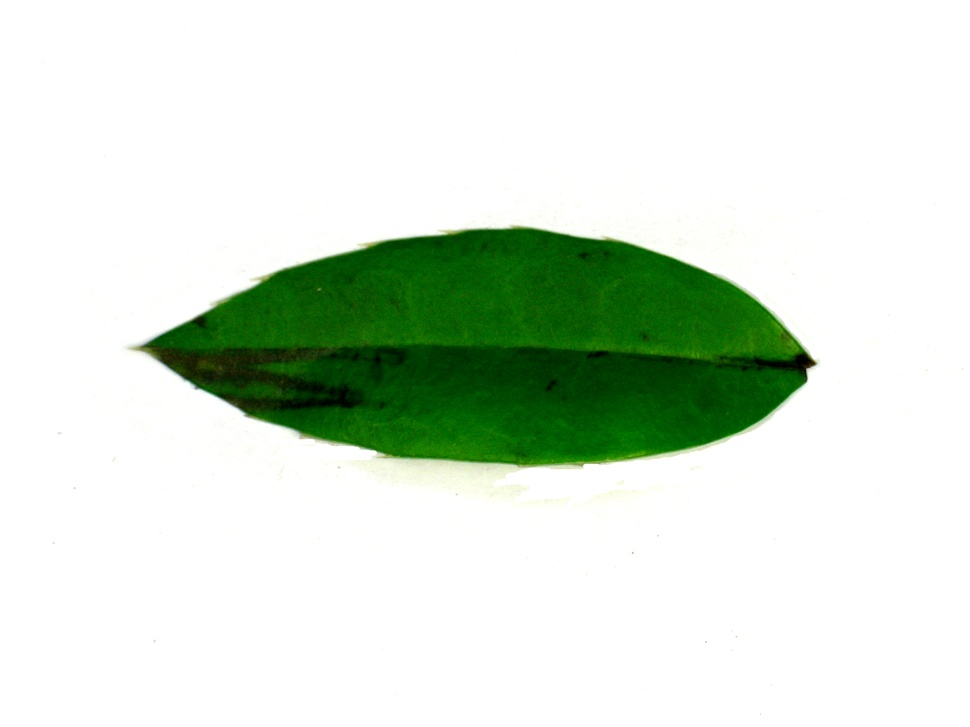
#> input picture leaves_data/10_Berberis_anhweiensis/1563.jpg, 970 x 727 px, shrunk from 1600 x 1200 before the run; its folder holds only this picture in this run
$ python ch.py
#> lines starting #> are read from the running program, lines starting #| are printed output that depends on the picture; after the words box and inside, x2 and y2 are one past the last pixel; in counts of white or black regions, pixels touching at a corner belong together
import cv2
import numpy as np
import os
from pathlib import Path

def segment_leaf(img):
    """Tách lá khỏi nền"""
    gray = cv2.cvtColor(img, cv2.COLOR_BGR2GRAY)

    # Blur để giảm nhiễu
    blurred = cv2.GaussianBlur(gray, (5, 5), 0)

    # Otsu threshold
    _, mask = cv2.threshold(blurred, 0, 255, cv2.THRESH_BINARY_INV + cv2.THRESH_OTSU)

    # Loại bỏ noise nhỏ
    kernel = np.ones((5, 5), np.uint8)
    mask = cv2.morphologyEx(mask, cv2.MORPH_CLOSE, kernel)
    mask = cv2.morphologyEx(mask, cv2.MORPH_OPEN, kernel)

    # Giữ contour lớn nhất (thân lá)
    contours, _ = cv2.findContours(mask, cv2.RETR_EXTERNAL, cv2.CHAIN_APPROX_SIMPLE)
    if not contours:
        return mask, None

    largest = max(contours, key=cv2.contourArea)
    clean_mask = np.zeros_like(mask)
    cv2.drawContours(clean_mask, [largest], -1, 255, -1)

    return clean_mask, largest

def get_orientation_angle(mask, contour, method="pca"):
    """Tính góc xoay, trả về góc để chiều DÀI nằm NGANG"""

    if method == "pca":
        points = np.column_stack(np.where(mask > 0)).astype(np.float32)
        if len(points) < 10:
            return 0
        _, eigenvectors = cv2.PCACompute(points, mean=None)
        # arctan2 trả về góc của trục chính
        angle = np.degrees(np.arctan2(eigenvectors[0, 0], eigenvectors[0, 1]))

    elif method == "minrect":
        rect = cv2.minAreaRect(contour)
        angle = rect[2]
        w, h = rect[1]
        # Nếu chiều cao > chiều rộng → lá đang đứng → xoay thêm 90
        if h > w:
            angle += 90

    return angle


def rotate_to_horizontal(img, angle):
    """Xoay ảnh để chiều DÀI lá nằm NGANG"""
    h, w = img.shape[:2]
    center = (w // 2, h // 2)

    M = cv2.getRotationMatrix2D(center, angle, 1.0)

    # Tính kích thước mới để không bị cắt góc
    cos = abs(M[0, 0])
    sin = abs(M[0, 1])
    new_w = int(h * sin + w * cos)
    new_h = int(h * cos + w * sin)

    M[0, 2] += (new_w - w) / 2
    M[1, 2] += (new_h - h) / 2

    rotated = cv2.warpAffine(img, M, (new_w, new_h),
                              flags=cv2.INTER_LINEAR,
                              borderMode=cv2.BORDER_CONSTANT,
                              borderValue=(255, 255, 255))

    # Kiểm tra sau khi xoay: nếu vẫn cao hơn rộng → xoay thêm 90 độ
    rh, rw = rotated.shape[:2]
    if rh > rw:
        rotated = cv2.rotate(rotated, cv2.ROTATE_90_CLOCKWISE)

    return rotated


def normalize_leaf(img_path, method="pca"):
    img = cv2.imread(str(img_path))
    if img is None:
        print(f"  ⚠ Không đọc được: {img_path.name}")
        return None

    mask, contour = segment_leaf(img)
    if contour is None:
        print(f"  ⚠ Không tìm được lá: {img_path.name}")
        return None

    angle = get_orientation_angle(mask, contour, method=method)
    rotated = rotate_to_horizontal(img, angle)  # ← đổi tên hàm
    return rotated


def batch_normalize(input_dir, output_dir, method="pca", extensions=(".jpg", ".jpeg", ".png")):
    """
    Xử lý toàn bộ thư mục, giữ nguyên cấu trúc subfolder

    input_dir/
      ├── class_A/
      │     ├── leaf1.jpg
      │     └── leaf2.jpg
      └── class_B/
            └── leaf3.jpg
    """
    input_dir  = Path(input_dir)
    output_dir = Path(output_dir)

    # Lấy tất cả ảnh (bao gồm subfolder)
    all_images = [
        p for p in input_dir.rglob("*")
        if p.suffix.lower() in extensions
    ]

    print(f"Tìm thấy {len(all_images)} ảnh — method: {method}")

    success, failed = 0, 0

    for img_path in all_images:
        # Giữ nguyên cấu trúc thư mục
        relative = img_path.relative_to(input_dir)
        save_path = output_dir / relative
        save_path.parent.mkdir(parents=True, exist_ok=True)

        print(f"  Xử lý: {relative}", end=" ... ")

        result = normalize_leaf(img_path, method=method)
#> in normalize_leaf, img is the input picture: shape (727, 970, 3); mean B, G, R 213.6, 227.1, 215
#> in segment_leaf, `gray = cv2.cvtColor(img, cv2.COLOR_BGR2GRAY)`:
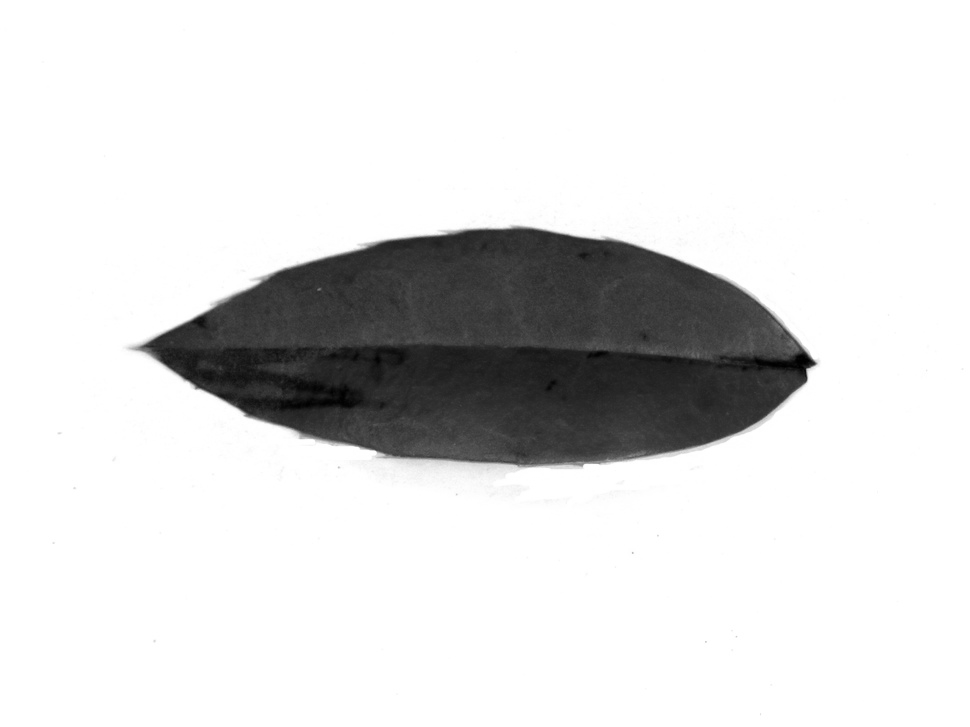
#> gray: shape (727, 970); min 0, max 255, mean 222
#> in segment_leaf, `_, mask = cv2.threshold(blurred, 0, 255, cv2.THRESH_BINARY_INV + cv2.T..`:
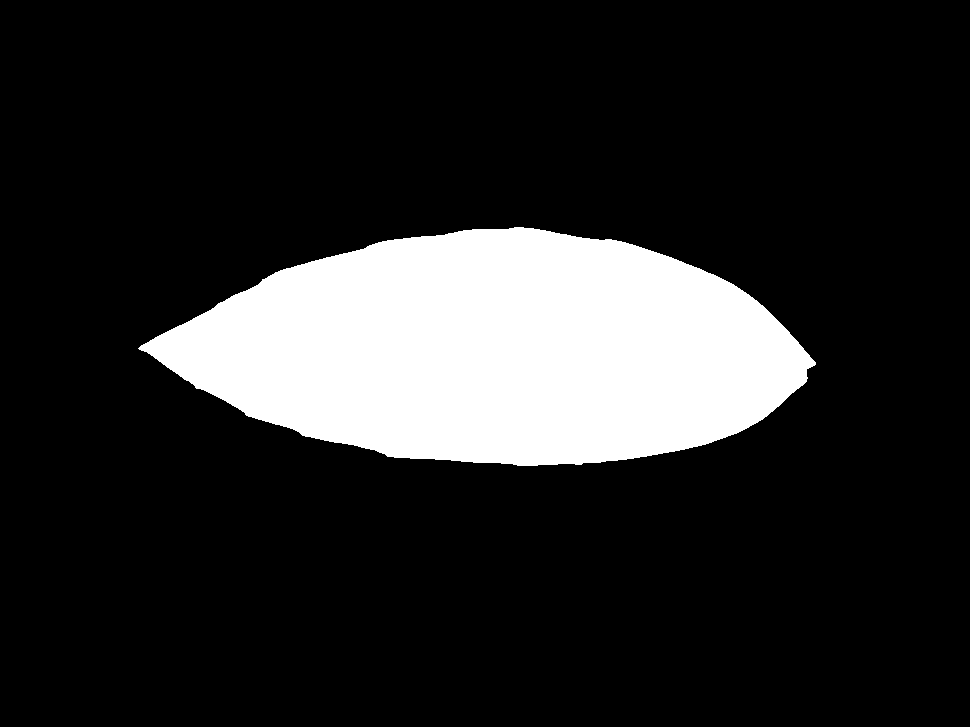
#> mask: shape (727, 970); 16.1% white; 1 white region, box (x1, y1, x2, y2) and area: (138, 227, 816, 466) 113462
#> in segment_leaf, `mask = cv2.morphologyEx(mask, cv2.MORPH_OPEN, kernel)`: mask: shape (727, 970); 16.1% white; 1 white region
#> in segment_leaf, `contours, _ = cv2.findContours(mask, cv2.RETR_EXTERNAL, cv2.CHAIN_APPR..`: contours = 1 contour; box (x1, y1, x2, y2) and area: (141, 227, 815, 466) 112761
#> in segment_leaf, `largest = max(contours, key=cv2.contourArea)`: largest = contour of 624 points, box (x1, y1, x2, y2) (141, 227, 815, 466), area 112761
#> in normalize_leaf, `mask, contour = segment_leaf(img)`: contour has the same summary as largest in segment_leaf
#> in get_orientation_angle, `points = np.column_stack(np.where(mask > 0)).astype(np.float32)`: points = 113449 pairs, first value 227 to 465, second value 141 to 814
#> in get_orientation_angle, `_, eigenvectors = cv2.PCACompute(points, mean=None)`: eigenvectors = [[0.0202, 1], [1, -0.0202]]
#> in get_orientation_angle, `angle = np.degrees(np.arctan2(eigenvectors[0, 0], eigenvectors[0, 1]))`: angle = 1.16
#> in rotate_to_horizontal, `M = cv2.getRotationMatrix2D(center, angle, 1.0)`: M = [[1, 0.0202, -7.25], [-0.0202, 1, 9.89]]
#> in rotate_to_horizontal, `cos = abs(M[0, 0])`: cos = 1
#> in rotate_to_horizontal, `sin = abs(M[0, 1])`: sin = 0.0202
#> in rotate_to_horizontal, `new_w = int(h * sin + w * cos)`: new_w = 984
#> in rotate_to_horizontal, `new_h = int(h * cos + w * sin)`: new_h = 746
#> in rotate_to_horizontal, `rotated = cv2.warpAffine(img, M, (new_w, new_h), flags=cv2.INTER_LINEA..`:
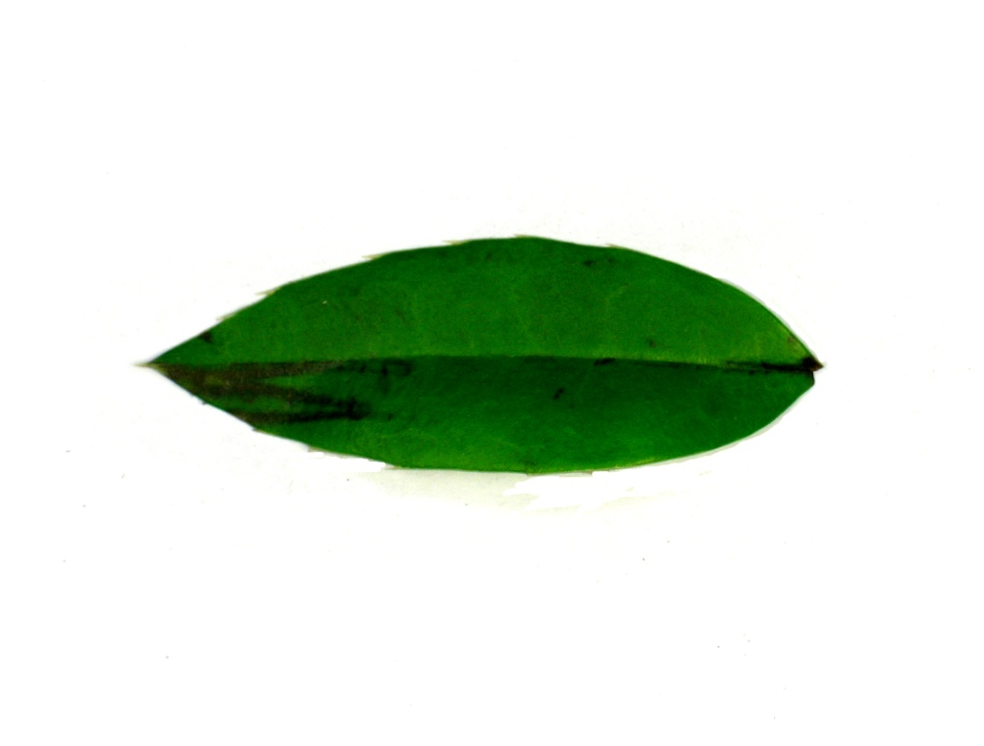
#> rotated: shape (746, 984, 3); mean B, G, R 215.2, 228.2, 216.6

        if result is not None:
            cv2.imwrite(str(save_path), result)
            print("✓")
            success += 1
        else:
            failed += 1
#> pass 2 of the loop in batch_normalize, `for img_path in all_images:`:
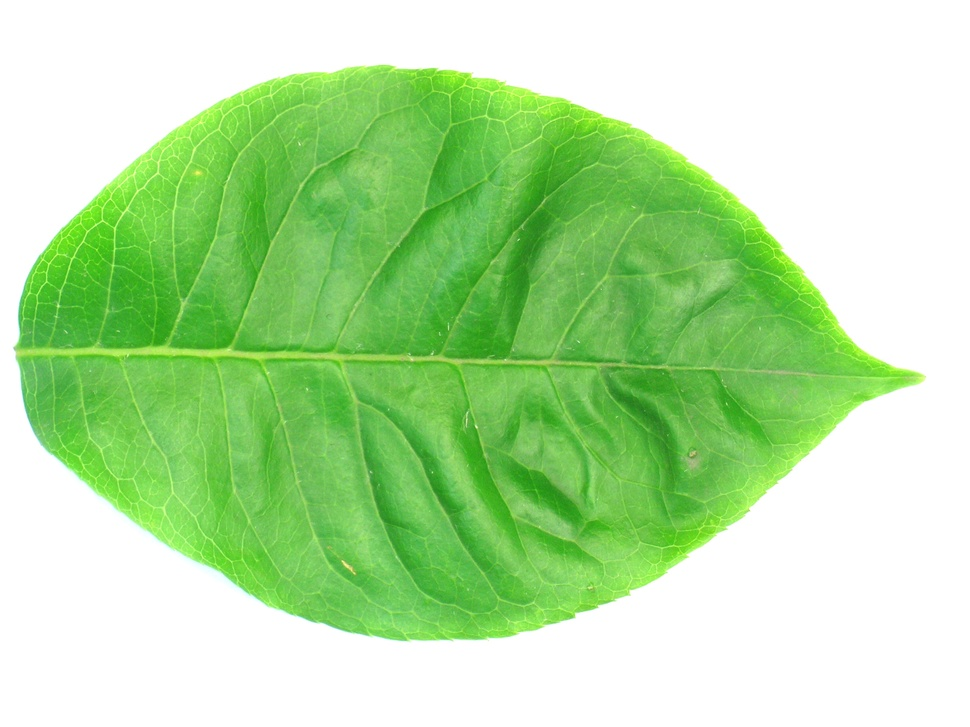
#> input picture leaves_data/11_Ilex_macrocarpa/2012.jpg, 970 x 727 px, shrunk from 1600 x 1200 before the run
#> in normalize_leaf, img is the input picture: shape (727, 970, 3); mean B, G, R 163.9, 225.2, 180.6
#> in segment_leaf (call 2), `mask = cv2.morphologyEx(mask, cv2.MORPH_CLOSE, kernel)`:
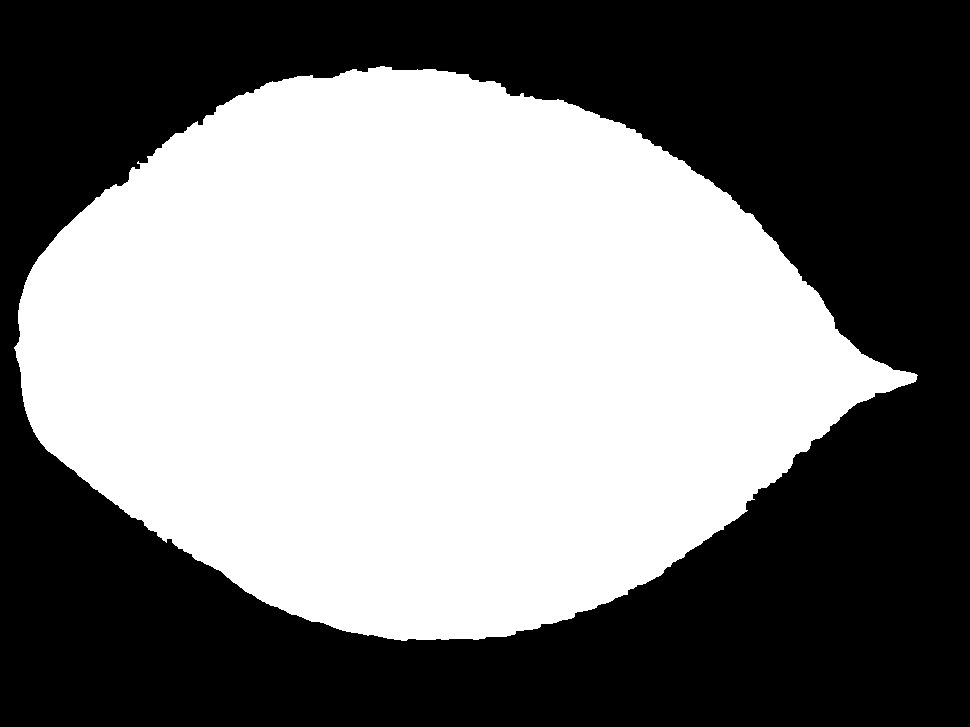
#> mask: shape (727, 970); 49.6% white; 1 white region, box (x1, y1, x2, y2) and area: (14, 66, 918, 641) 349622
#> contours = 1 contour; box (x1, y1, x2, y2) and area: (15, 66, 917, 641) 348460
#> largest = contour of 1019 points, box (x1, y1, x2, y2) (15, 66, 917, 641), area 348460
#> contour has the same summary as largest in segment_leaf
#> in normalize_leaf (call 2), `angle = get_orientation_angle(mask, contour, method=method)`: angle = 3.73
#> M = [[0.998, 0.0651, -22.6], [-0.0651, 0.998, 32.34]]
#> cos = 0.998
#> sin = 0.0651
#> new_w = 1015
#> new_h = 788
#> in rotate_to_horizontal (call 2), `rotated = cv2.warpAffine(img, M, (new_w, new_h), flags=cv2.INTER_LINEA..`:
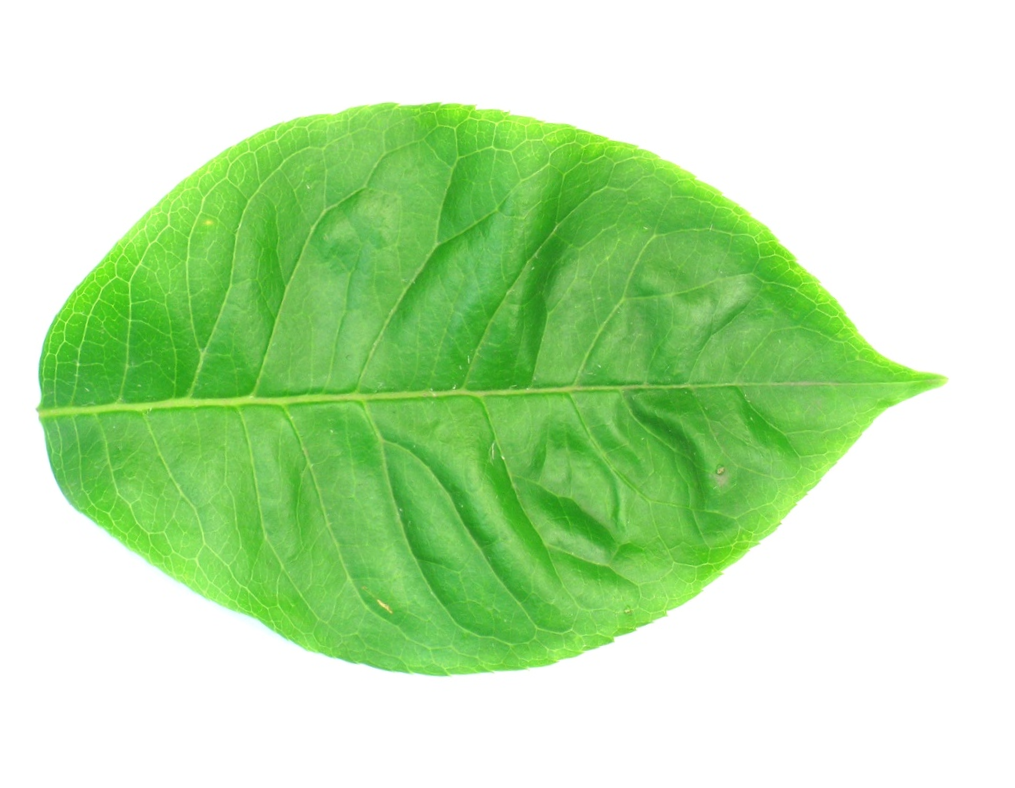
#> rotated: shape (788, 1015, 3); mean B, G, R 174.6, 228.7, 189.4

    print(f"\nHoàn tất: {success} thành công, {failed} thất bại")


# ============================================================
# CHẠY
# ============================================================
if __name__ == "__main__":
    batch_normalize(
        input_dir  = "leaves_data/",   # thư mục gốc
        output_dir = "dataset/normalized", # lưu ra đây
        method     = "pca",                # hoặc "minrect"
    )
